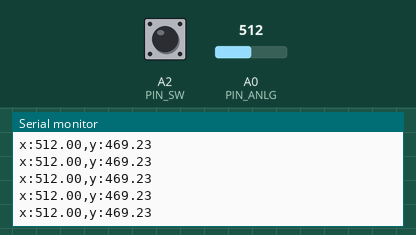
The sketch below on a simulated Arduino Uno, built with avr-gcc and run on an emulated ATmega328P. Parts: the last lines printed to the serial monitor. The inputs (shaded band) are chosen by the test bench; at power-on: A0 (PIN_ANLG) = 512, A2 (PIN_SW) LOW. Storage starts empty.

Above: at 5.2 s.
5.3 s: A0 (PIN_ANLG) set to 114
At 6.2 s:
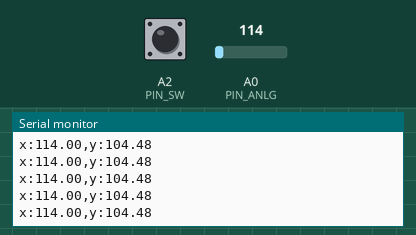
8.3 s: A0 (PIN_ANLG) set to 104
At 9.3 s:
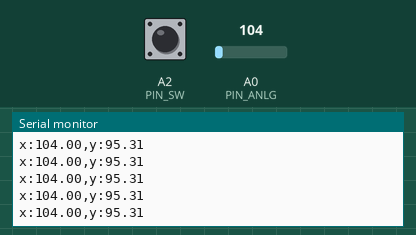
Timing chart, 0 to 11.3 s (numbered marks = the images above; inputs shaded):
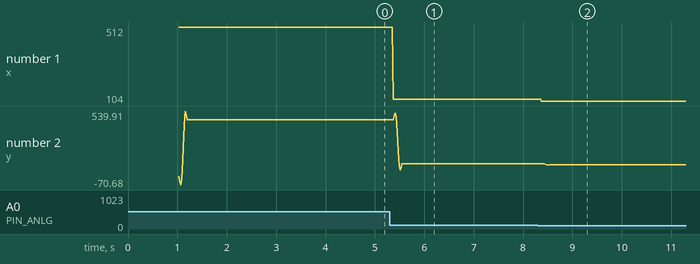

The sketch:

india19.ino
```cpp
/*
  india19.ino
  test for filter
*/

#include <SPI.h>
#include <SD.h>
#include "config_india19.h"

File wfile;

float x[SIZE_WINDOWS] = { 0 };
float y[SIZE_WINDOWS] = { 0 };

void setup() {
  // put your setup code here, to run once:
  Serial.begin(9600);
  param_coef();
  begin_sd();
  wfile = SD.open(FILENAME, FILE_WRITE);
  if (!wfile) {
    fail();
  }
  digitalWrite(PIN_LED, HIGH);
  delay(200);
  digitalWrite(PIN_LED, LOW);
  delay(200);
  digitalWrite(PIN_LED, HIGH);
  delay(200);
  digitalWrite(PIN_LED, LOW);
  delay(200);
  digitalWrite(PIN_LED, HIGH);
  delay(200);
  digitalWrite(PIN_LED, LOW);
}

void loop() {
  // put your main code here, to run repeatedly:
  float sum;
  queueue();
  x[0] = (float)analogRead(PIN_ANLG);
  fir();
  printValu();
  if (digitalRead(PIN_SW) == HIGH) {
    end();
  }
  delay(1000 / RATE_SAMPLE);
}

void queueue() {
  // AULD 9 ... 0 LAST
  short c = 0;
  for (c = SIZE_WINDOWS - 1; c >= 1; --c) {
    x[c] = x[c - 1];
    y[c] = y[c - 1];
  }
  x[0] = 0;
  y[0] = 0;
}

void fir() {
  short i = 0;
  for (i = 0; i < SIZE_WINDOWS; ++i) {
    y[0] += coef[i] * x[i];
  }
}

void printValu() {
  static int c = 0;
  if (c == 0) {
    wfile.println("count,time,raw,filtered");
    c++;
  }
  Serial.print("x:");
  Serial.print(x[0]);
  Serial.print(",y:");
  Serial.println(y[0]);
  wfile.print(c);
  wfile.print(",");
  //wfile.print((1.0/(float)RATE_SAMPLE)*((float)c-1.0));
  wfile.print(",");
  wfile.print(x[0]);
  wfile.print(",");
  wfile.println(y[0]);
  c++;
}

void begin_sd() {
  if (!SD.begin(4)) {
    fail();
  }
}

void fail() {
  while (1) {
    digitalWrite(PIN_LED, HIGH); // F
    delay(200);
    digitalWrite(PIN_LED, LOW);
    delay(200);
    digitalWrite(PIN_LED, HIGH);
    delay(200);
    digitalWrite(PIN_LED, LOW);
    delay(200);
    digitalWrite(PIN_LED, HIGH);
    delay(500);
    digitalWrite(PIN_LED, LOW);
    delay(200);
    digitalWrite(PIN_LED, HIGH);
    delay(200);
    digitalWrite(PIN_LED, LOW);
    delay(1000);
  }
}

void end() {
  wfile.close();
  while (1) {
    digitalWrite(PIN_LED, HIGH);  // E
    delay(200);
    digitalWrite(PIN_LED, LOW);
    delay(1000);
    digitalWrite(PIN_LED, HIGH);  // N
    delay(500);
    digitalWrite(PIN_LED, LOW);
    delay(200);
    digitalWrite(PIN_LED, HIGH);
    delay(200);
    digitalWrite(PIN_LED, LOW);
    delay(1000);
    digitalWrite(PIN_LED, HIGH);  // D
    delay(500);
    digitalWrite(PIN_LED, LOW);
    delay(200);
    digitalWrite(PIN_LED, HIGH);
    delay(200);
    digitalWrite(PIN_LED, LOW);
    delay(200);
    digitalWrite(PIN_LED, HIGH);
    delay(200);
    digitalWrite(PIN_LED, LOW);
    delay(2000);
  }
}
```

config_india19.h
```cpp
#define PIN_ANLG A0
#define PIN_LED A1
#define PIN_SW A2
#define FILENAME "data.csv"

const short RATE_SAMPLE = 200;
const short SIZE_WINDOWS = 11;

float coef[SIZE_WINDOWS];
/*
void param_coef() {// f=0.25
  coef[0] = 6.366197723675814e-02;
  coef[1] = -1.949085916259688e-17;
  coef[2] = -1.061032953945969e-01;
  coef[3] = 1.949085916259688e-17;
  coef[4] = 3.183098861837907e-01;
  coef[5] = 5.000000000000000e-01;
  coef[6] = 3.183098861837907e-01;
  coef[7] = 1.949085916259688e-17;
  coef[8] = -1.061032953945969e-01;
  coef[9] = -1.949085916259688e-17;
  coef[10] = 6.366197723675814e-02;
}
*/
void param_coef() {  // f=0.2
  coef[0] = -1.559268733007750e-17;
  coef[1] = -7.568267286406570e-02;
  coef[2] = -6.236595225257593e-02;
  coef[3] = 9.354892837886393e-02;
  coef[4] = 3.027306914562628e-01;
  coef[5] = 4.000000000000000e-01;
  coef[6] = 3.027306914562628e-01;
  coef[7] = 9.354892837886393e-02;
  coef[8] = -6.236595225257593e-02;
  coef[9] = -7.568267286406570e-02;
  coef[10] = -1.559268733007750e-17;
}
```

Measured:
- after the input at 5.3 s, the serial monitor: prints a new line after 0.07 s (image 1)
- after the input at 8.3 s, the serial monitor: prints a new line after 0.07 s (image 2)
- plotted number 1: 512 → 114 after the input at 5.3 s
- plotted number 2: 469.23 → 104.48 after the input at 5.3 s, 104.48 → 95.31 after the input at 8.3 s
